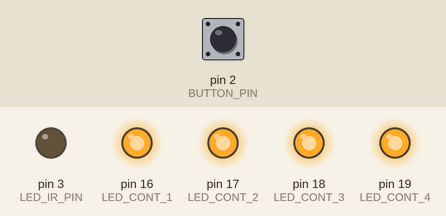
This sketch was run on a simulated Arduino Nano, built with avr-gcc and run on an emulated ATmega328P. On the bench: output pins drawn as LEDs (lit = HIGH). Dashed ring = blinking. The test bench sets the inputs (shaded band); at power-on: pin 2 (BUTTON_PIN) HIGH.

Above: at 1.2 s.
1.3 s: pin 2 (BUTTON_PIN) pulled LOW for 0.15 s
At 2.43 s:
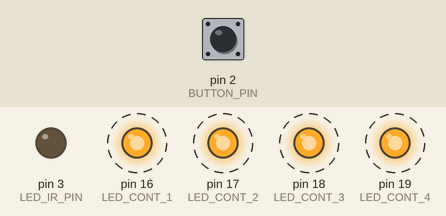
Timing chart, 0 to 6.7 s (numbered marks = the images above; inputs shaded):
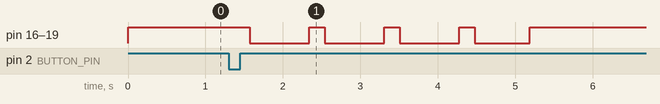

Measured:
- after the input at 1.3 s, pin 16 (LED_CONT_1), pin 17 (LED_CONT_2), pin 18 (LED_CONT_3), pin 19 (LED_CONT_4): alternates HIGH for 0.20 s and LOW for 0.77 s, 8 changes in all, then stays HIGH, starting after 0.27 s

The sketch:

automatizador_totalplay_V1.ino
```cpp
//For arduino nano (328p)
#include "config.h"
#include "IR.h"
#include <IRremote.h>

enum estado{
  STATE_TURN_ON_LEDS,
  STATE_UPDATE_COUNTDOWN_LEDS,
  STATE_SEND
};

int minutes, maxMinutes;
uint8_t currentButtonState, lastButtonState = HIGH, state;
unsigned long currentMillis, lastMillis;

void setup() {
  //Serial.begin(9600);

  pinMode(LED_IR_PIN, OUTPUT);
  pinMode(BUTTON_PIN, INPUT_PULLUP);

  pinMode(LED_CONT_1, OUTPUT);
  pinMode(LED_CONT_2, OUTPUT);
  pinMode(LED_CONT_3, OUTPUT);
  pinMode(LED_CONT_4, OUTPUT);

  IrSender.begin(LED_IR_PIN);

  maxMinutes = (HORAS_A_ENVIAR * 60) + MINUTOS_A_ENVIAR;
  //Serial.print("Tiempo maximo:");
  //Serial.println(maxMinutes);
  resetMinutes(&minutes);
  state = STATE_TURN_ON_LEDS;
}

void loop() {
  currentMillis = millis();
  currentButtonState = digitalRead(BUTTON_PIN);

  if (currentButtonState == LOW && lastButtonState == HIGH)
    state = STATE_SEND;

  switch(state){
    case STATE_UPDATE_COUNTDOWN_LEDS:
      //update every 60 seconds
      if (currentMillis - lastMillis >= 60000) {
        lastMillis = currentMillis;

        minutes--;
        //Serial.print("Minutos restantes: ");
        //Serial.println(minutes);

        if(minutes != 0){
          float percentage = (minutes * 100.0f) / maxMinutes;
          //Serial.print("Porcentaje restante: ");
          //Serial.println(percentage);

          if (percentage >= 75 && percentage <= 100) {
            updateLeds(HIGH, HIGH, HIGH, HIGH);
          } else if (percentage >= 50 && percentage < 75) {
            updateLeds(HIGH, HIGH, HIGH, LOW);
          } else if (percentage >= 25 && percentage < 50) {
            updateLeds(HIGH, HIGH, LOW, LOW);
          } else if (percentage >= 5 && percentage < 25) {
            updateLeds(HIGH, LOW, LOW, LOW);
          } else if (percentage >= 0 && percentage < 5) {
            updateLeds(LOW, LOW, LOW, LOW);
          }
        }
        else
          state = STATE_SEND;
      }
      break;

    case STATE_SEND:
      stopSuspension();
      state = STATE_TURN_ON_LEDS;
      break;
    case STATE_TURN_ON_LEDS:
      updateLeds(HIGH, HIGH, HIGH, HIGH);

      lastMillis = millis();
      resetMinutes(&minutes);
      state = STATE_UPDATE_COUNTDOWN_LEDS;
      break;
  }

  lastButtonState = currentButtonState;
  delay(10);
}

void stopSuspension(){
  for(int i=0; i<2 ; i++){
    IrSender.sendNEC(ADDRESS, OK_CMMD, 0);
    updateLeds(HIGH, HIGH, HIGH, HIGH);
    delay(200);
    updateLeds(LOW, LOW, LOW, LOW);
    delay(700);
    IrSender.sendNEC(ADDRESS, BACK_CMMD, 0);
    updateLeds(HIGH, HIGH, HIGH, HIGH);
    delay(200);
    updateLeds(LOW, LOW, LOW, LOW);
    delay(700);
  }
}

void updateLeds(uint8_t led1, uint8_t led2, uint8_t led3, uint8_t led4){
  digitalWrite(LED_CONT_1, led1);
  digitalWrite(LED_CONT_2, led2);
  digitalWrite(LED_CONT_3, led3);
  digitalWrite(LED_CONT_4, led4);
}

void resetMinutes(int *minutes){
  *minutes = (HORAS_A_ENVIAR * 60) + MINUTOS_A_ENVIAR;
}
```

IR.h
```cpp
#ifndef IR_H
#define IR_H

#include <Arduino.h>

#define ADDRESS 0x3383

#define OK_CMMD 0x41
#define OK_CMMD_NAME "OK"
#define BACK_CMMD 0x95
#define BACK_CMMD_NAME "REGRESAR"

#define NUM_0_CMD 0x60
#define NUM_1_CMD 0x61
#define NUM_2_CMD 0x62
#define NUM_3_CMD 0x63
#define NUM_4_CMD 0x64
#define NUM_5_CMD 0x65
#define NUM_6_CMD 0x66
#define NUM_7_CMD 0x67
#define NUM_8_CMD 0x68
#define NUM_9_CMD 0x69

#endif
```

config.h
```cpp
#ifndef CONFIG_H
#define CONFIG_H

#define MINUTOS_A_ENVIAR 0
#define HORAS_A_ENVIAR 4

#define LED_IR_PIN 3
#define BUTTON_PIN 2

#define LED_CONT_1 16
#define LED_CONT_2 17
#define LED_CONT_3 18
#define LED_CONT_4 19

#endif
```
